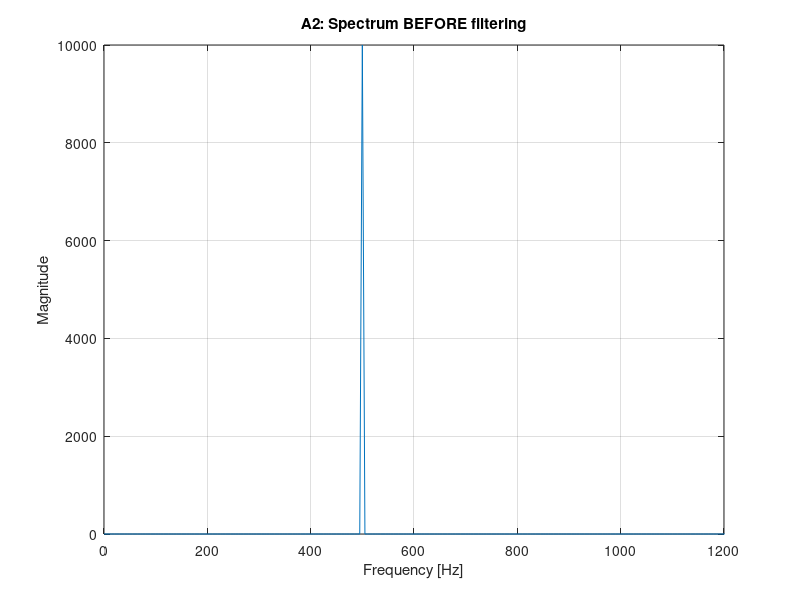

The MATLAB script that drew this image: (Note: this script raises an error after producing the figure.)
% A2: Filtering a multi-tone signal (beginner version)

% Student: <Name>

% Student ID: <ID>

 

clear; close all; clc;

 

%% 1) Create time vector

Fs = 10000;

T  = 0.2;                % longer duration = better frequency resolution

t  = 0:1/Fs:T-1/Fs;

 

%% 2) Create Vin(t)

Vin = 10*sin(2*pi*500*t) ...

    + 5*sin(2*pi*600*t) ...

    + 3*sin(2*pi*700*t) ...

    + 5*sin(2*pi*800*t);

 

%% 3) FFT BEFORE filtering

N = length(Vin);

X = fft(Vin);

f = (0:N-1)*(Fs/N);

 

halfN = floor(N/2);

f_half = f(1:halfN);

mag_before = abs(X(1:halfN));

 

figure;

plot(f_half, mag_before);

grid on;

xlabel('Frequency [Hz]');

ylabel('Magnitude');

title('A2: Spectrum BEFORE filtering');

xlim([0 1200]);

exportgraphics(gcf, 'A2_before.png', 'Resolution', 200);

 

%% 4) Case 1: Get ~500 Hz using LPF (cutoff between 500 and 600)

cutoff = 550;                     % Hz

y500 = lowpass(Vin, cutoff, Fs);  % LPF

 

X500 = fft(y500);

mag_500 = abs(X500(1:halfN));

 

figure;

plot(f_half, mag_500);

grid on;

xlabel('Frequency [Hz]');

ylabel('Magnitude');

title('A2: AFTER LPF (target ~500 Hz)');

xlim([0 1200]);

exportgraphics(gcf, 'A2_after_500.png', 'Resolution', 200);

 

%% 5) Case 2: Get ~800 Hz using HPF (cutoff between 700 and 800)

cutoff = 750;                      % Hz

y800 = highpass(Vin, cutoff, Fs);  % HPF

 

X800 = fft(y800);

mag_800 = abs(X800(1:halfN));

 

figure;

plot(f_half, mag_800);

grid on;

xlabel('Frequency [Hz]');

ylabel('Magnitude');

title('A2: AFTER HPF (target ~800 Hz)');

xlim([0 1200]);

exportgraphics(gcf, 'A2_after_800.png', 'Resolution', 200);

 

%% 6) Case 3: Get ~600 Hz using BPF (between 500 and 700)

bp1 = 550; bp2 = 650;                   % Hz

y600 = bandpass(Vin, [bp1 bp2], Fs);    % BPF

 

X600 = fft(y600);

mag_600 = abs(X600(1:halfN));

 

figure;

plot(f_half, mag_600);

grid on;

xlabel('Frequency [Hz]');

ylabel('Magnitude');

title('A2: AFTER BPF (target ~600 Hz)');

xlim([0 1200]);

exportgraphics(gcf, 'A2_after_600.png', 'Resolution', 200);

 

%% 7) Case 4: Get ~700 and ~800 using HPF (cutoff between 600 and 700)

cutoff = 650;

y700_800 = highpass(Vin, cutoff, Fs);

 

X78 = fft(y700_800);

mag_78 = abs(X78(1:halfN));

 

figure;

plot(f_half, mag_78);

grid on;

xlabel('Frequency [Hz]');

ylabel('Magnitude');

title('A2: AFTER HPF (target ~700 and ~800 Hz)');

xlim([0 1200]);

exportgraphics(gcf, 'A2_after_700_800.png', 'Resolution', 200);
